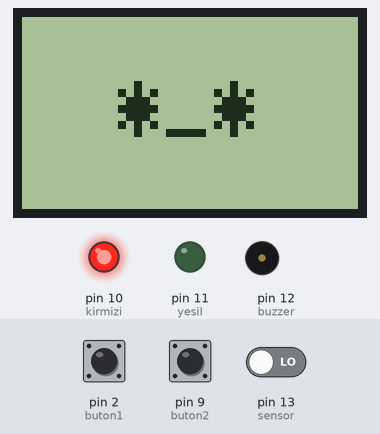
Recording of a sketch running on a simulated Arduino Uno, built with avr-gcc and run on an emulated ATmega328P. On the bench: 84×48 one-colour display, output pins drawn as LEDs (lit = HIGH), buzzer (waves = sounding). The test bench sets the inputs (shaded band); at power-on: pin 2 (buton1) LOW, pin 13 (sensor) LOW, pin 9 (buton2) LOW. What the sketch prints to the serial monitor is not drawn.

Above: at 1.5 s.
1.6 s: pin 2 (buton1) pulled HIGH for 1 s
At 3.7 s:
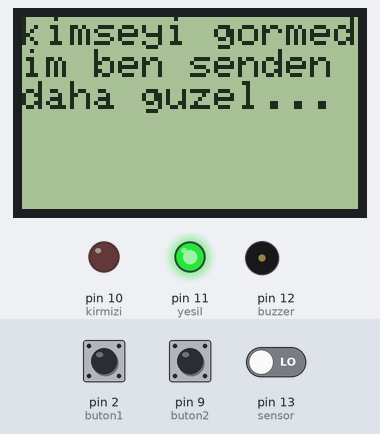
4.8 s: pin 13 (sensor) driven HIGH
At 5.36 s:
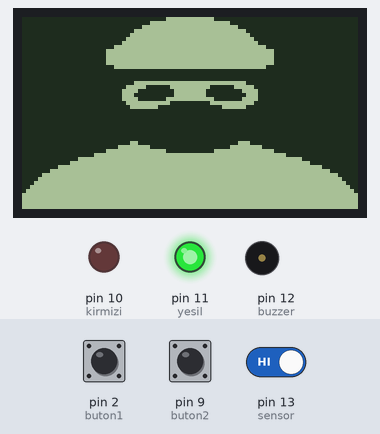
7.0 s: pin 9 (buton2) pulled HIGH for 0.4 s
At 8.1 s:
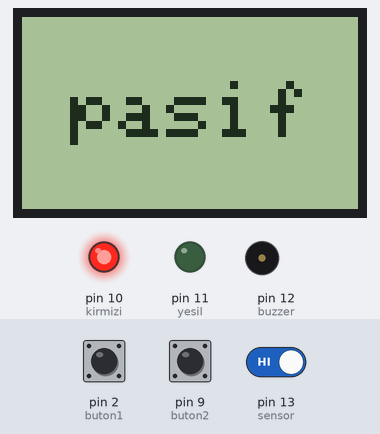
8.9 s: pin 2 (buton1) pulled HIGH for 0.4 s
At 9.4 s:
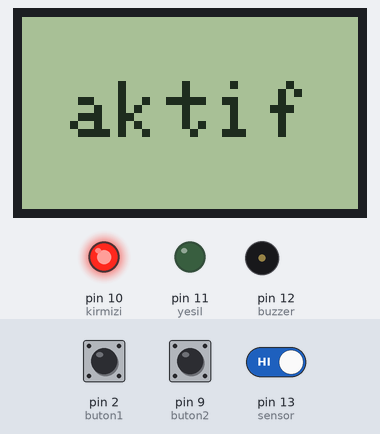
10.8 s: pin 9 (buton2) pulled HIGH for 1 s
At 11.22 s:
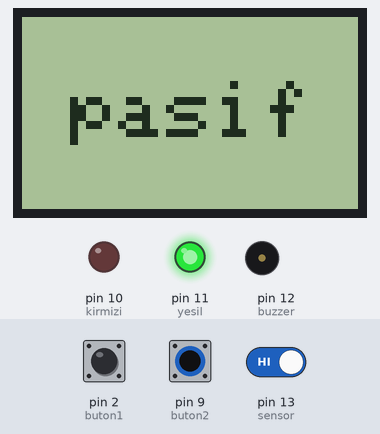
13.3 s: pin 2 (buton1) pulled HIGH for 3.2 s
At 14.16 s:
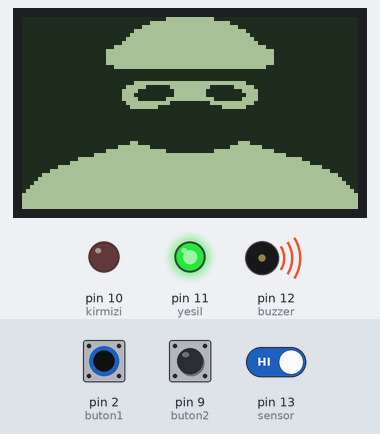
Timing chart, 0 to 19.0 s (numbered marks = the images above; inputs shaded):
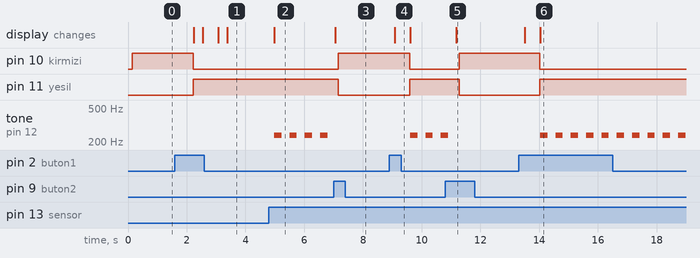

Measured:
- after the input at 1.6 s, pin 10 (kirmizi): HIGH → LOW after 0.63 s; pin 11 (yesil): LOW → HIGH after 0.63 s; the display: first changes after 0.64 s (image 1 shows a later state)
- after the input at 4.8 s, tone on pin 12 (buzzer): alternates 240 Hz for 0.25 s and silent for 0.27 s, starting after 0.18 s; the display: changes after 0.18 s (image 2)
- after the input at 7.0 s, pin 10 (kirmizi): LOW → HIGH after 0.16 s; pin 11 (yesil): HIGH → LOW after 0.16 s; tone on pin 12 (buzzer): stops changing and stays silent; the display: changes after 0.06 s (image 3)
- after the input at 8.9 s, pin 10 (kirmizi): HIGH → LOW after 0.69 s; pin 11 (yesil): LOW → HIGH after 0.69 s; tone on pin 12 (buzzer): alternates 240 Hz for 0.25 s and silent for 0.27 s, starting after 0.71 s; the display: changes after 0.19 s (image 4)
- after the input at 10.8 s, pin 10 (kirmizi): LOW → HIGH after 0.47 s; pin 11 (yesil): HIGH → LOW after 0.47 s; tone on pin 12 (buzzer): goes on until 10.9 s, then stays silent; the display: changes after 0.37 s (image 5)
- after the input at 13.3 s, pin 10 (kirmizi): HIGH → LOW after 0.71 s; pin 11 (yesil): LOW → HIGH after 0.71 s; tone on pin 12 (buzzer): alternates 240 Hz for 0.25 s and silent for 0.27 s, starting after 0.74 s; the display: first changes after 0.21 s (image 6 shows a later state)

The sketch:

still.ino
```cpp
#include <SPI.h>
#include <Adafruit_GFX.h>
#include <Adafruit_PCD8544.h>

//port 8 bozuk
//buzzer icin dusuk direnc secilsin
const int kirmizi=10,yesil=11,buton1=2,buton2=9,sensor=13,buzzer=12;
bool alarm=false;

//hirsiz icon

const unsigned char hirsiz [] PROGMEM = {
	0xff, 0xff, 0xff, 0xff, 0xf0, 0x00, 0xff, 0xff, 0xff, 0xff, 0xf0, 0xff, 0xff, 0xff, 0xff, 0x00,
	0x00, 0x0f, 0xff, 0xff, 0xff, 0xf0, 0xff, 0xff, 0xff, 0xfc, 0x00, 0x00, 0x03, 0xff, 0xff, 0xff,
	0xf0, 0xff, 0xff, 0xff, 0xf0, 0x00, 0x00, 0x00, 0xff, 0xff, 0xff, 0xf0, 0xff, 0xff, 0xff, 0xe0,
	0x00, 0x00, 0x00, 0x7f, 0xff, 0xff, 0xf0, 0xff, 0xff, 0xff, 0xc0, 0x00, 0x00, 0x00, 0x3f, 0xff,
	0xff, 0xf0, 0xff, 0xff, 0xff, 0x80, 0x00, 0x00, 0x00, 0x1f, 0xff, 0xff, 0xf0, 0xff, 0xff, 0xfe,
	0x00, 0x00, 0x00, 0x00, 0x07, 0xff, 0xff, 0xf0, 0xff, 0xff, 0xf8, 0x00, 0x00, 0x00, 0x00, 0x01,
	0xff, 0xff, 0xf0, 0xff, 0xff, 0xf8, 0x00, 0x00, 0x00, 0x00, 0x01, 0xff, 0xff, 0xf0, 0xff, 0xff,
	0xf8, 0x00, 0x00, 0x00, 0x00, 0x01, 0xff, 0xff, 0xf0, 0xff, 0xff, 0xf8, 0x00, 0x00, 0x00, 0x00,
	0x01, 0xff, 0xff, 0xf0, 0xff, 0xff, 0xfe, 0x00, 0x00, 0x00, 0x00, 0x07, 0xff, 0xff, 0xf0, 0xff,
	0xff, 0xff, 0xff, 0xff, 0xff, 0xff, 0xff, 0xff, 0xff, 0xf0, 0xff, 0xff, 0xff, 0xff, 0xff, 0xff,
	0xff, 0xff, 0xff, 0xff, 0xf0, 0xff, 0xff, 0xff, 0xff, 0xff, 0xff, 0xff, 0xff, 0xff, 0xff, 0xf0,
	0xff, 0xff, 0xff, 0xf0, 0x00, 0x00, 0x00, 0xff, 0xff, 0xff, 0xf0, 0xff, 0xff, 0xff, 0xc1, 0xf8,
	0x01, 0xf8, 0x3f, 0xff, 0xff, 0xf0, 0xff, 0xff, 0xff, 0x87, 0xfc, 0x03, 0xfe, 0x1f, 0xff, 0xff,
	0xf0, 0xff, 0xff, 0xff, 0x8f, 0xfc, 0x03, 0xff, 0x1f, 0xff, 0xff, 0xf0, 0xff, 0xff, 0xff, 0x87,
	0xf0, 0x00, 0xfe, 0x1f, 0xff, 0xff, 0xf0, 0xff, 0xff, 0xff, 0xc0, 0x07, 0xfe, 0x00, 0x3f, 0xff,
	0xff, 0xf0, 0xff, 0xff, 0xff, 0xe0, 0x3f, 0xff, 0xc0, 0xff, 0xff, 0xff, 0xf0, 0xff, 0xff, 0xff,
	0xff, 0xff, 0xff, 0xff, 0xff, 0xff, 0xff, 0xf0, 0xff, 0xff, 0xff, 0xff, 0xff, 0xff, 0xff, 0xff,
	0xff, 0xff, 0xf0, 0xff, 0xff, 0xff, 0xff, 0xff, 0xff, 0xff, 0xff, 0xff, 0xff, 0xf0, 0xff, 0xff,
	0xff, 0xff, 0xff, 0xff, 0xff, 0xff, 0xff, 0xff, 0xf0, 0xff, 0xff, 0xff, 0xff, 0xff, 0xff, 0xff,
	0xff, 0xff, 0xff, 0xf0, 0xff, 0xff, 0xff, 0xff, 0xff, 0xff, 0xff, 0xff, 0xff, 0xff, 0xf0, 0xff,
	0xff, 0xff, 0xff, 0xff, 0xff, 0xff, 0xff, 0xff, 0xff, 0xf0, 0xff, 0xff, 0xff, 0xff, 0xff, 0xff,
	0xff, 0xff, 0xff, 0xff, 0xf0, 0xff, 0xff, 0xff, 0xe7, 0xff, 0xff, 0xfc, 0x7f, 0xff, 0xff, 0xf0,
	0xff, 0xff, 0xff, 0x00, 0xff, 0xff, 0xf0, 0x0f, 0xff, 0xff, 0xf0, 0xff, 0xff, 0xf8, 0x00, 0x0f,
	0xff, 0x00, 0x01, 0xff, 0xff, 0xf0, 0xff, 0xff, 0xc0, 0x00, 0x00, 0x00, 0x00, 0x00, 0x3f, 0xff,
	0xf0, 0xff, 0xfc, 0x00, 0x00, 0x00, 0x00, 0x00, 0x00, 0x03, 0xff, 0xf0, 0xff, 0xf0, 0x00, 0x00,
	0x00, 0x00, 0x00, 0x00, 0x00, 0xff, 0xf0, 0xff, 0x80, 0x00, 0x00, 0x00, 0x00, 0x00, 0x00, 0x00,
	0x1f, 0xf0, 0xfe, 0x00, 0x00, 0x00, 0x00, 0x00, 0x00, 0x00, 0x00, 0x07, 0xf0, 0xf8, 0x00, 0x00,
	0x00, 0x00, 0x00, 0x00, 0x00, 0x00, 0x01, 0xf0, 0xf0, 0x00, 0x00, 0x00, 0x00, 0x00, 0x00, 0x00,
	0x00, 0x00, 0xf0, 0xe0, 0x00, 0x00, 0x00, 0x00, 0x00, 0x00, 0x00, 0x00, 0x00, 0x70, 0xc0, 0x00,
	0x00, 0x00, 0x00, 0x00, 0x00, 0x00, 0x00, 0x00, 0x30, 0x80, 0x00, 0x00, 0x00, 0x00, 0x00, 0x00,
	0x00, 0x00, 0x00, 0x10, 0x00, 0x00, 0x00, 0x00, 0x00, 0x00, 0x00, 0x00, 0x00, 0x00, 0x00, 0x00,
	0x00, 0x00, 0x00, 0x00, 0x00, 0x00, 0x00, 0x00, 0x00, 0x00, 0x00, 0x00, 0x00, 0x00, 0x00, 0x00,
	0x00, 0x00, 0x00, 0x00, 0x00, 0x00, 0x00, 0x00, 0x00, 0x00, 0x00, 0x00, 0x00, 0x00, 0x00, 0x00
};


Adafruit_PCD8544 display = Adafruit_PCD8544(7, 6, 5, 4, 3);   //pcd8544 uretici

void setup() {
  //Initialize Display
  Serial.begin(9600);
  pinMode(kirmizi,OUTPUT);
  pinMode(yesil,OUTPUT);
  pinMode(buzzer,OUTPUT);
  pinMode(buton1,INPUT);
  pinMode(buton2,INPUT);
  pinMode(sensor,INPUT);
  display.begin();
  display.clearDisplay();   //bu yapılmazsa basta cikan yildiz surekli cikar
  // you can change the contrast around to adapt the display for the best viewing!
  display.setContrast(100);
}
//belirleyici
int k=0;

void loop() {
  display.setCursor(0,0);
	display.setTextSize(2);
  //ilk calisma
  if(k==0) {
    display.println("");
    display.println("  *_*");
    display.println("");
    display.display();
    delay(100);
  }

	if(digitalRead(buton1)==1){
    alarm=true;
    display.println("");
    display.println(" aktif");
    display.display();
    delay(500);
    Serial.println("buton1");
    k+=2;    //tekrar ilk donguye girmesin diye
  }
  if(digitalRead(buton2)==1){
    alarm=false;
    display.println("");
    display.println(" pasif");
    display.display();
    delay(100);
    Serial.println("buton2");
    k+=2;   //tekrar ilk donguye girmesin diye
  }

  Serial.println(alarm);


  if(alarm==true){
    digitalWrite(yesil,1);
    digitalWrite(kirmizi,0);

    if(digitalRead(sensor)==1){
      //13. porta baglamadan calismadi
      while(digitalRead(buton2)!=1){
        display.clearDisplay();
        display.drawBitmap(0, 0,  hirsiz, 84, 48, BLACK);
        display.display();
        Serial.println("biri var");
        tone(buzzer,240);
        delay(250);
        noTone(buzzer);
        delay(250);
      }
    }else{    //alarm aktif ama kimse yoksa
      Serial.println("sensor yok");
      display.clearDisplay();
      display.setTextSize(1);
      display.println("kimseyi gormedim ben senden daha guzel...");
      display.display();
      delay(300);
    }
  }
  else{   //eger alarm aktif degilse
    digitalWrite(yesil,0);
    digitalWrite(kirmizi,1);
    delay(200);
  }


  //delay at unutmazsan

	display.clearDisplay();
}
```
